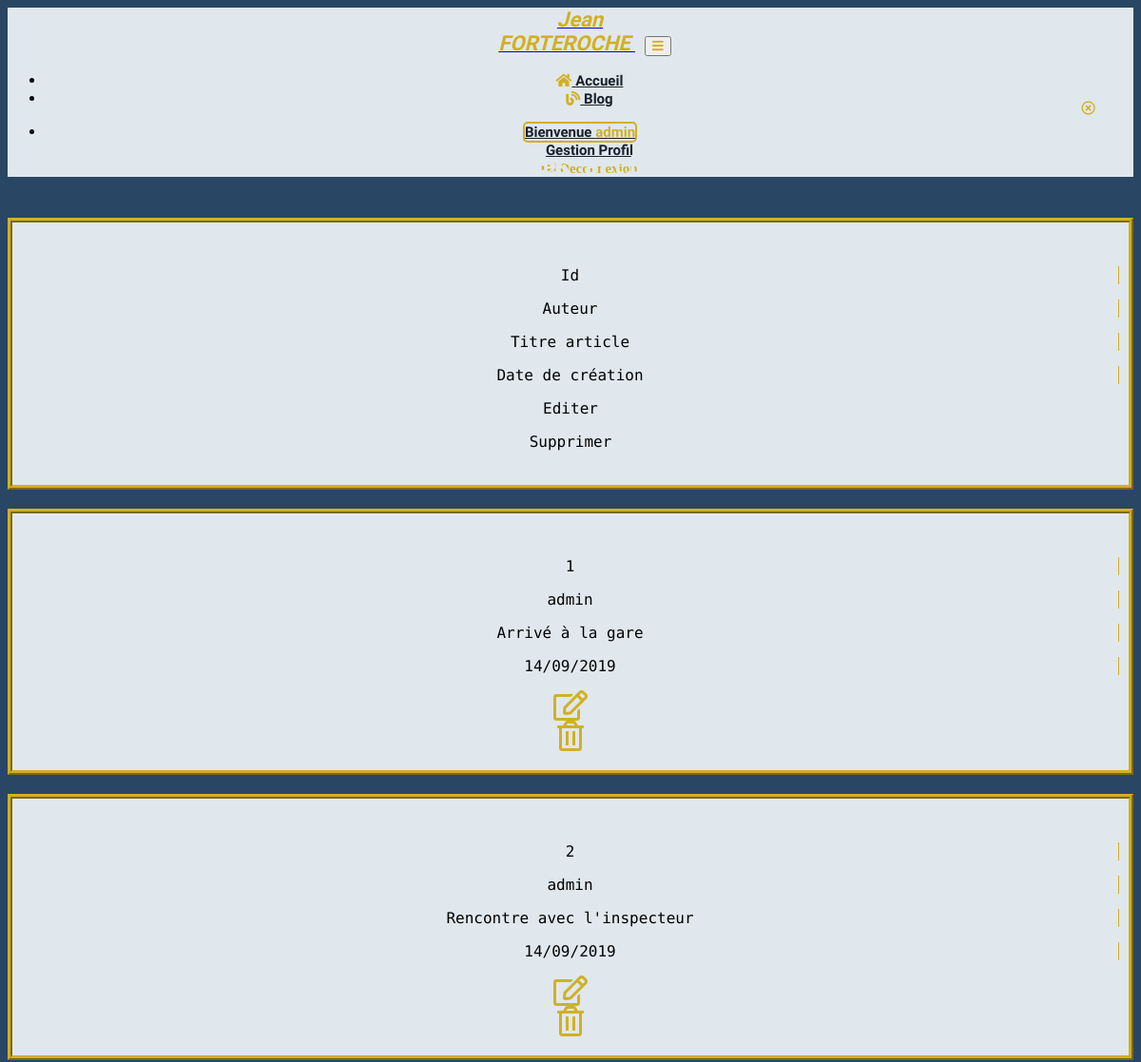
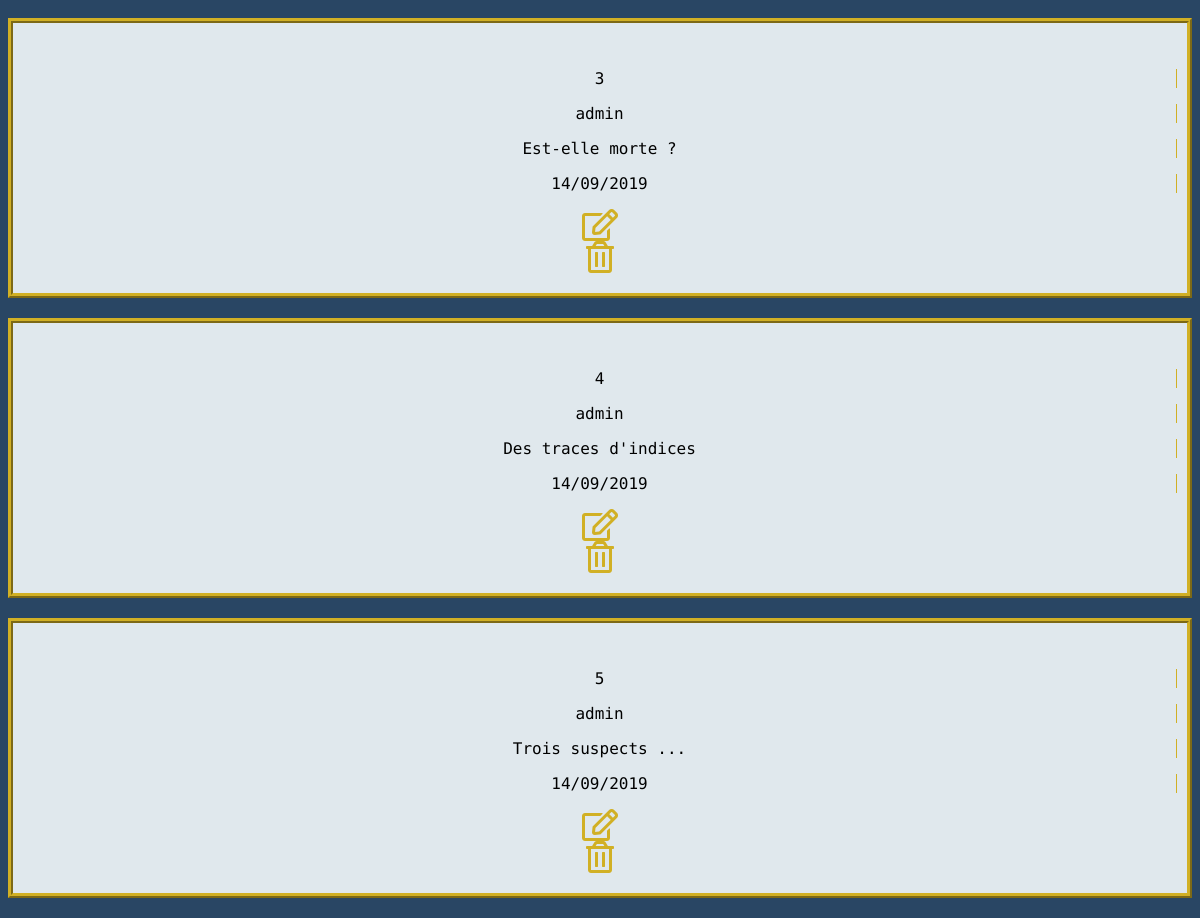
/index.php?action=listPostAdmin (signed in), run on the app's committed database (2 pictures, top to bottom).
### tables this page shows
CREATE TABLE `post` (
  `id` int(11) NOT NULL,
  `date_creation` datetime NOT NULL,
  `id_author` int(11) NOT NULL,
  `title` varchar(255) NOT NULL,
  `content` text NOT NULL
);

CREATE TABLE `user` (
  `id` int(11) NOT NULL,
  `date_inscription` datetime NOT NULL,
  `pseudo` varchar(100) NOT NULL,
  `pass` text NOT NULL,
  `email` varchar(100) NOT NULL,
  `statut` varchar(100) NOT NULL DEFAULT 'user'
);

### controller/BackEndController.php (called while the page is built, shortened)
<?php
require("model/BackEndManager.php");
class BackEndController
{
    public function listPostAdmin()
    {
        $req = new BackEndManager;
        $postsAdmin = $req->getPostsAdmin();
        require("view/backend/post/listPostAdmin.php");
    }
}

### model/BackEndManager.php (called while the page is built, shortened)
<?php
class BackEndManager extends Manager
{
    public function getPostsAdmin()
    {
        $bdd = $this->dbConnect();
        $postsAdmin = $bdd->query('SELECT pseudo, post.id, id_author, title, content, DATE_FORMAT(date_creation, "%d/%m/%Y") AS creation_date_fr
    FROM post
    INNER JOIN user ON user.id = post.id_author');
        return $postsAdmin;
    }
}

### view/backend/post/listPostAdmin.php (the view, shortened to what this page needs)
<?php include("./view/includes/navigation.php"); ?>
<p class="comeBack"> Revenir à l'écran de gestion <a href="index.php?action=comeBackProfilAdmin"><i class="far fa-times-circle fa-lg"></i> </a> </p>
<section class="col-md-10 offset-md-1" id="interfaceAdmin" id="test">
    <h2> Liste des articles </h2>
    <article id="gestionArticle">
        <div class="row" id="ligneArticle">
            <div class="col-md-1 offset-md-1 effetArticle">
                <p> Id </p>
            </div>
            <div class="col-md-2 effetArticle">
                <p> Auteur </p>
            </div>
            <div class="col-md-3 effetArticle">
                <p> Titre article </p>
            </div>
            <div class="col-md-2 effetArticle">
                <p> Date de création </p>
            </div>
            <div class="col-md-1">
                <p> Editer </p>
            </div>
            <div class="col-md-1">
                <p> Supprimer </p>
            </div>
        </div>
    </article>
    <?php
    while ($article = $postsAdmin->fetch()) { ?>
        <article id="gestionArticle">
            <div class="row" id="ligneArticle">
                <div class="col-md-1 offset-md-1 effetArticle">
                    <p> <?= htmlspecialchars($article["id"]); ?> </p>
                </div>
                <div class="col-md-2 effetArticle">
                    <p> <?= htmlspecialchars($article["pseudo"]); ?> </p>
                </div>
                <div class="col-md-3 effetArticle">
                    <p> <?= htmlspecialchars($article["title"]); ?> </p>
                </div>
                <div class="col-md-2 effetArticle">
                    <p> <?= htmlspecialchars($article["creation_date_fr"]); ?> </p>
                </div>
                <div class="col-md-1">
                    <a href="index.php?action=editPostAdmin&amp;id=<?= $article['id'] ?>"><i class="far fa-edit fa-2x effetIcone"></i> </a>
                </div>
                <div class="col-md-1">
                    <a href="index.php?action=deletePostAdmin&amp;id=<?= $article['id'] ?>"><i class="far fa-trash-alt fa-2x effetIcone"></i> </a>
                </div>
            </div>
        </article>
    <?php } ?>
</section>
<?php require("./view/includes/template.php"); ?>

### assets/css/style.css (style rules this page uses)
body { font-family: 'Source Code Pro'; background-color: #294664; }
.fas, .far, .fab { color: #d1b025; }
#interfaceAdmin { text-align: center; }
#interfaceAdmin h2 { margin: 40px auto; color: #e0e8ed; }
.comeBack { text-align: right; margin: 10px 40px 0 0; font-size: 11px; color: #e0e8ed; }
#ligneArticle { padding: 30px 10px 20px 10px; }
#gestionArticle { border: 5px ridge #d1b025; background-color: #e0e8ed; margin: 20px auto; }
.effetArticle { border-right: 1px solid #d1b025; }

### data on the page
post: id "1", id_author.pseudo "admin", title "Arrivé à la gare", creation_date_fr "14/09/2019"
post: id "2", id_author.pseudo "admin", title "Rencontre avec l'inspecteur", creation_date_fr "14/09/2019"
post: id "3", id_author.pseudo "admin", title "Est-elle morte ?", creation_date_fr "14/09/2019"
post: id "4", id_author.pseudo "admin", title "Des traces d'indices", creation_date_fr "14/09/2019"
post: id "5", id_author.pseudo "admin", title "Trois suspects ...", creation_date_fr "14/09/2019"

### other printed values
$_SESSION['pseudo'] "admin"
